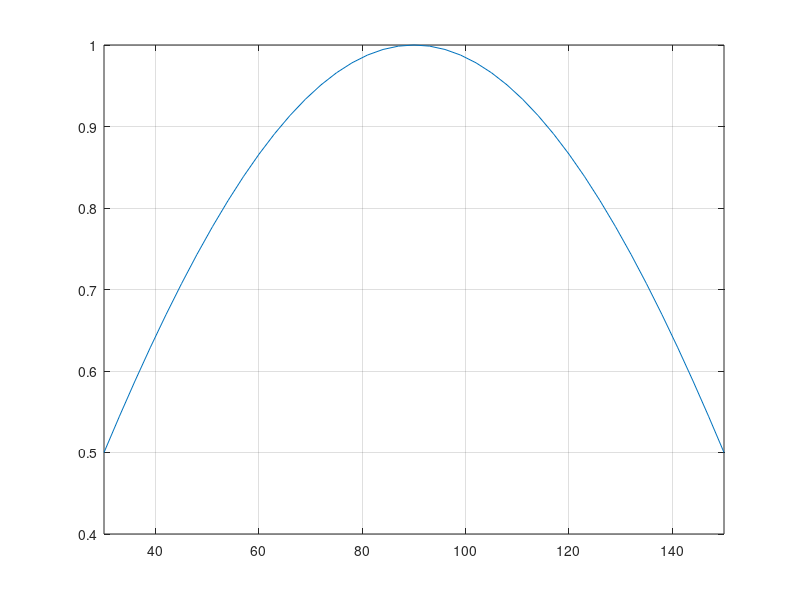

The MATLAB script that drew this image: (Note: this script raises an error after producing the figure.)
%%

t = 30:3:150;
x = sind(t);

figure;
plot(t, x);
xlim([30 150])
grid on

%%
phi_min = 30;
delta_phi = 3;

x = 128.7;

c = floor((x - phi_min) / delta_phi);

phi_a = phi_min + c * delta_phi;
phi_b = phi_a + delta_phi;

percentages = [phi_a phi_b; 1 1] \ [x*100; 100]

%%
clear; clc; close all;

DOA = FunctionsOfDOA();
coef = 0.5; % unit distance between sensors divided by the wavelength of the signal

sensor_locations = [0 1 4 7 9];
M = length(sensor_locations);

doa = 60; doa2 = 100; n = 2; % # of sources
a1 = exp(1i * 2 * pi * coef * sensor_locations.' * cosd(doa));
a2 = exp(1i * 2 * pi * coef * sensor_locations.' * cosd(doa2));
N = 100; % # of snapshots
SNR = 0; % dB

s = DOA.Source_Generate(2, N);
v = DOA.Noise_Generate(SNR, M, N);
A = DOA.Array_Manifold(coef, sensor_locations, [doa doa2]);

y = A * s + v;

angles = 0:0.5:180;

% Conventional Beamformer
power_pattern = zeros(1, length(angles));
for i = 1:length(angles)
    h = exp(1i * 2 * pi * coef * sensor_locations.' * cosd(angles(i)));
    power_pattern(i) = abs(h' * (y * y') * h);
end
power_pattern = power_pattern / max(power_pattern);
% tt = angles;
% [out1, out2] = findpeaks(10 * log10(power_pattern))
figure;
plot(angles, 10 * log10(power_pattern));
hold on

CBF(angles, sensor_locations, y, doa)

% Capon
Ry = y * y'; % covariance matrix
power_pattern2 = zeros(1, length(angles));
for i = 1:length(angles)
    a_ = exp(1i * 2 * pi * coef * sensor_locations.' * cosd(angles(i)));
    h = (inv(Ry) * a_) / (a_' * inv(Ry) * a_);
    power_pattern2(i) = abs(h' * (y * y') * h);
end
power_pattern2 = power_pattern2 / max(power_pattern2);
plot(angles, 10 * log10(power_pattern2));

% MUSIC
[eig_vecs, ~] = eig(Ry); % eigen decomposition of the covariance matrix
G = eig_vecs(:, 1:M-n);  % noise space
spec = zeros(1, length(angles));
for j = 1:length(angles)
    a_ = exp(1i * pi * sensor_locations.' * cos(angles(j) * pi / 180));
    spec(j) = 1/abs(a_' * (G * G') * a_);
end
spec = spec / max(spec);
plot(angles, 10 * log10(spec))
title("Minimum Redundant Array Processing")
xlim([0 180])
xlabel("phi (degree)")
legend("Conventional", "Capon", "Music")
grid on

%%
clear; clc; close all;
addpath('D:\D\Alp\Master ODTÜ\Thesis\DOA\Codes\Direction-of-Arrival');
DOA = FunctionsOfDOA();

s = DOA.Source_Generate(2, 100);
cov(s(1,:), s(2,:))

%%
clear; clc; close all;

L = 100;
n = 0:L-1;
f1 = 200;
f2 = 250;
fs = 4 * max(f1, f2);
% t = 0:6;
x = exp(1i * 2 * pi * (f1 / fs) * n);
y = exp(1i * 2 * pi * (f2 / fs) * n);

v = [var(x); var(y)]
C = cov(x, y)
%% 
% x = zeros(1, length(t));
% x(1:5) = 1;
X = fft(x);
figure;
plot(n, x, '*');
figure;
plot(n, abs(X), '*')

%% 
clear; clc; close all;

w=[0:0.01:2*pi];
k=[0:2*pi/10:2*pi];
Xw = exp(-j*2*w).*sin(5*w/2)./sin(w/2);
Xk = exp(-j*2*k).*sin(5*k/2)./sin(k/2);
plot(w,abs(Xw))
hold
stem(k,abs(Xk),'r')
figure
plot(w,angle(Xw))
hold
stem(k,angle(Xk),'r')
%%
clear; clc; close all;

DOA = FunctionsOfDOA();

sensor_locations = [0 1 4 7 9];
M = length(sensor_locations);
N = sensor_locations(M) + 1;

K = 2;
L = 100;
phi_min = 30;
phi_max = 150;
delta_phi = 1;  % angle resolution

doa = (-2 * delta_phi) * ones(1, K);
i = 1;
while true
    temp_angle = phi_min + rand * (phi_max - phi_min);
    temp_array = abs(doa - temp_angle);
    if any(temp_array < delta_phi)
        i = i - 1;
    else
        doa(i) = temp_angle;
    end
    if i == K
        break
    end
    i = i + 1;
end
doa = sort(doa);

doa = round(doa);

A = DOA.Array_Manifold(0.5, sensor_locations, doa);
s = DOA.Source_Generate(K, L);
SNR_dB = 30 * rand;     % min = 0 dB, max = 30 dB
n = DOA.Noise_Generate(SNR_dB, M, L);
y = A * s + n;
R = (1 / L) * (y * y');

z = R(:);
[z1, M_v] = DOA.Rearrange_According_to_Sensor_Locations(z, sensor_locations);
R_z1 = zeros(M_v);
for i = 1:M_v
    z1_i = z1(i:i + M_v - 1);
    R_z1 = R_z1 + (1 / M_v) * (z1_i * z1_i');
end



%% 
clear; clc; close all;

DOA = FunctionsOfDOA();

sensor_locations = 0:63;
M = length(sensor_locations);

doa = 30:0.5:150;
A = DOA.Array_Manifold(0.5, 0:63, doa);
A = DOA.khatri_rao(conj(A), A);
% One = (1 / M) * abs(A(:, 1)' * A(:, 1))
% Zero = (1 / M) * abs(A(:, 1)' * A(:, 2))
I = (1 / M^2) * (A' * A);

L = 1000;
s = DOA.Source_Generate(2, L);
Rs = (1 / L) * (s * s')

%% 
clear; clc; close all;

DOA = FunctionsOfDOA();

sensor_locations = 0:7;
M = length(sensor_locations);

doa = [83 94];
K = length(doa);
SNR_dB = 20;
L = 20; % #of snapshots

A = DOA.Array_Manifold(0.5, sensor_locations, doa);
s = DOA.Source_Generate(K, L);
n = DOA.Noise_Generate(SNR_dB, M, L);

y = A * s + n;
R = (1 / L) * (y * y');

re_R = real(R);
im_R = imag(R);

figure;
imagesc(re_R);
axis equal tight;
colorbar;
title('Re(Original)');

figure;
imagesc(im_R);
axis equal tight;
colorbar;
title('Im(Original)');

%%

sensor_locations = 0:63;
M = length(sensor_locations);

doa = [83 94];
K = length(doa);
SNR_dB = 20;
L = 20; % #of snapshots

A = DOA.Array_Manifold(0.5, sensor_locations, doa);
s = DOA.Source_Generate(K, L);
n = DOA.Noise_Generate(SNR_dB, M, L);

y = A * s + n;
R = (1 / L) * (y * y');

re_R = real(R);
im_R = imag(R);

figure;
imagesc(re_R);
axis equal tight;
colorbar;
title('Re(Desired)');

figure;
imagesc(im_R);
axis equal tight;
colorbar;
title('Im(Desired)');

%%
c = R(:);
R_desired = toeplitz(R);
re_desired = real(R_desired);
im_desired = imag(R_desired);

figure;
imagesc(re_desired);
axis equal tight;
colorbar;
title('Re(Desired)');

figure;
imagesc(im_desired);
axis equal tight;
colorbar;
title('Im(Desired)');
%% 
clear; clc; close all;
load data_6_sensors_3

figure; hold on; grid on;
xlabel('angles (degrees)');
ylabel('Spatial Spectrum (dB)');
title('Spatial Spectra');
plot(angles, 10 * log10(das_ULA));
plot(angles, 10 * log10(capon_ULA));
plot(angles, 10 * log10(music_ULA));
legend('Delay-and-Sum', 'Capon', 'MUSIC');

figure; hold on; grid on;
xlabel('angles (degrees)');
ylabel('Spatial Spectrum (dB)');
title('Spatial Spectra');
plot(angles, 10 * log10(das_ULA));
plot(angles, 10 * log10(capon_ULA));
plot(angles, 10 * log10(music_ULA));
plot(angles, 10 * log10(ss_music_MRA));
legend('Delay-and-Sum', 'Capon', 'MUSIC', 'SS-MUSIC');

%%
clear; clc; close all;

DOA = FunctionsOfDOA();
coef = 0.5; % unit distance between sensors divided by the wavelength of the signal

% M = 24;     % # of sensor locations
coef = 0.5; % distance between sensor locations divided by wavelength of signal
% h_loc = zeros(M, 1);
% h_loc([1 2 5 11 17 19 22 24]) = 1; % locations where there are sensors
sensor_locations = [1 2 5 11 17 19 22 24] - 1;
M = length(sensor_locations);

doa = 60; doa2 = 110; n = 2; % # of sources
a1 = exp(1i * 2 * pi * coef * sensor_locations.' * cosd(doa));
a2 = exp(1i * 2 * pi * coef * sensor_locations.' * cosd(doa2));
N = 1000; % # of snapshots
SNR = 10; % dB

s = DOA.Source_Generate(2, N);
v = DOA.Noise_Generate(SNR, M, N);
A = DOA.Array_Manifold(coef, sensor_locations, [doa doa2]);

y = A * s + v;

angles = 0:0.5:180;

% Conventional Beamformer
power_pattern = zeros(1, length(angles));
for i = 1:length(angles)
    h = exp(1i * 2 * pi * coef * sensor_locations.' * cosd(angles(i)));
    power_pattern(i) = abs(h' * (y * y') * h);
end
power_pattern = power_pattern / max(power_pattern);
figure;
plot(angles, 10 * log10(power_pattern));
hold on

% Capon
Ry = y * y'; % covariance matrix
power_pattern2 = zeros(1, length(angles));
for i = 1:length(angles)
    a_ = exp(1i * 2 * pi * coef * sensor_locations.' * cosd(angles(i)));
    h = (inv(Ry) * a_) / (a_' * inv(Ry) * a_);
    power_pattern2(i) = abs(h' * (y * y') * h);
end
power_pattern2 = power_pattern2 / max(power_pattern2);
plot(angles, 10 * log10(power_pattern2));

% MUSIC
[eig_vecs, ~] = eig(Ry); % eigen decomposition of the covariance matrix
G = eig_vecs(:, 1:M-n);  % noise space
spec = zeros(1, length(angles));
for j = 1:length(angles)
    a_ = exp(1i * pi * sensor_locations.' * cos(angles(j) * pi / 180));
    spec(j) = 1/abs(a_' * (G * G') * a_);
end
spec = spec / max(spec);
plot(angles, 10 * log10(spec))
title("Minimum Redundant Array Processing")
xlim([0 180])
xlabel("phi (degree)")
legend("Conventional", "Capon", "Music")
grid on

%%
clear; clc; close all;

DOA = FunctionsOfDOA();
coef = 0.5; % unit distance between sensors divided by the wavelength of the signal

% M = 24;     % # of sensor locations
coef = 0.5; % distance between sensor locations divided by wavelength of signal
% h_loc = zeros(M, 1);
% h_loc([1 2 5 11 17 19 22 24]) = 1; % locations where there are sensors
sensor_locations = 0:5;
M = length(sensor_locations);

doa = 60; doa2 = 110; n = 2; % # of sources
a1 = exp(1i * 2 * pi * coef * sensor_locations.' * cosd(doa));
a2 = exp(1i * 2 * pi * coef * sensor_locations.' * cosd(doa2));
N = 1000; % # of snapshots
SNR = 10; % dB

s = DOA.Source_Generate(2, N);
v = DOA.Noise_Generate(SNR, M, N);
A = DOA.Array_Manifold(coef, sensor_locations, [doa doa2]);

y = A * s + v;

angles = 0:0.5:180;

% Conventional Beamformer
power_pattern = zeros(1, length(angles));
for i = 1:length(angles)
    h = exp(1i * 2 * pi * coef * sensor_locations.' * cosd(angles(i)));
    power_pattern(i) = abs(h' * (y * y') * h);
end
power_pattern = power_pattern / max(power_pattern);
figure;
plot(angles, 10 * log10(power_pattern));
hold on

% Capon
Ry = y * y'; % covariance matrix
power_pattern2 = zeros(1, length(angles));
for i = 1:length(angles)
    a_ = exp(1i * 2 * pi * coef * sensor_locations.' * cosd(angles(i)));
    h = (inv(Ry) * a_) / (a_' * inv(Ry) * a_);
    power_pattern2(i) = abs(h' * (y * y') * h);
end
power_pattern2 = power_pattern2 / max(power_pattern2);
plot(angles, 10 * log10(power_pattern2));

% MUSIC
[eig_vecs, ~] = eig(Ry); % eigen decomposition of the covariance matrix
G = eig_vecs(:, 1:M-n);  % noise space
spec = zeros(1, length(angles));
for j = 1:length(angles)
    a_ = exp(1i * pi * sensor_locations.' * cos(angles(j) * pi / 180));
    spec(j) = 1/abs(a_' * (G * G') * a_);
end
spec = spec / max(spec);
plot(angles, 10 * log10(spec))
title("Minimum Redundant Array Processing")
xlim([0 180])
xlabel("phi (degree)")
legend("Conventional", "Capon", "Music")
grid on
%%
clear; clc; close all;

snacd = SNACD(3, 2, 4);
doa = 90 - asind(0:0.2:0.4) - 5;
snacd = snacd.Set_Doa_Angles(doa);
snacd = snacd.Prepare_Array_Manifold();
snacd = snacd.Simulate(10, 1000, true);

% A_p1 = snacd.A_p1;
% Phi_2 = snacd.Phi_2;
% P = snacd.P;

% rhs = A_p1 * Phi_2^(1 - 2*P)
% PI = zeros(2*P);
% for i = 1:2*P
%     PI(i, end-i+1) = 1;
% end
% lhs = PI * conj(A_p1)

% ss = DOA.KR_MUSIC_SNACD(snacd.R, snacd.n, snacd.subarray1_locations, snacd.subarray2_locations, 0.5);
plot(0:0.5:180, 10*log10(snacd.Spatial_Spectrum_Music))

%% CS_Framework
clear; clc; close all;

DOA = FunctionsOfDOA();
coef = 0.5; % unit distance between sensors divided by the wavelength of the signal

input = [0 3 3];      % [nested_array M1 M2]
% input = [1 2 3];      % [coprime_array M1 M2]
% input = [2 4 3];      % [super_nested_array M1 M2]
% input = [3 4 4 3];    % [augmented_nested_array_1 M1 M2 L1]
% input = [4 10 10];      % [augmented_nested_array_2 M1 M2]
% input = [5 3 3];      % [nested_array_v2 M1 M2]
% input = [6 2 3 3];    % [sparse_nested_array_with_coprime_displacement_1 N M L]
% input = [7 1 2 3];    % [sparse_nested_array_with_coprime_displacement_2 N M L]

% M: # of sensors
if input(1) == 1 % coprime array
    M = 2 * input(2) - 1 + input(3);
elseif abs(6.5 - input(1)) < 1 % sparse nested array with coprime displacement
    M = 2 * input(4);
else
    M = sum(input(2:3));
end

sensor_locations = DOA.Sensor_Locations(input);             % sensor locations
% sensor_locations = [0 1 4 7 9];
% M = length(sensor_locations);
doa = 90 - asind(0:0.2:0.6) - 5;                            % source angles
% doa = [88 93 165];
snapshots = 100;                                              % # of snapshots
SNR_dB = 15;                                                 % signal to noise ratio in decibels
C = DOA.Mutual_Coupling(200, 0.1, M, sensor_locations);     % mutual coupling

n = length(doa);                                        % number of sources
s = DOA.Source_Generate(n, snapshots);                  % source signals
v = DOA.Noise_Generate(SNR_dB, M, snapshots);           % noise
A = DOA.Array_Manifold(coef, sensor_locations, doa);    % Array Manifold

y = C * A * s + v;
angles = 0:1:180;
A = DOA.Array_Manifold(coef, sensor_locations, angles);

%% On-Grid

CS = CS_Framework(y, A);
CS = CS.Steepest_Descent_DOA([1 min(1/snapshots, 0.1)]);
if snapshots ~= 1
    x = var(CS.Sg.').';
    x = abs(x);
else
    x = abs(CS.Sg);
end
x = x / max(x);
figure; plot(angles, 10*log10(x)); title('CS1');

Ry = (1/snapshots) * (y * y');
z = Ry(:);
A_d = DOA.khatri_rao(conj(A), A);
I = eye(M); I = I(:);
CS2 = CS_Framework_Utilizing_Difference_Coarray(z, [A_d I], [1 1]);
% CS2 = CS2.Steepest_Descent_DOA([1 min(1/snapshots, 0.1)]);
CS2 = CS2.Steepest_Descent_DOA();
x = abs(CS2.sg(1:end-1));
x = x / max(x);
figure; plot(angles, 10*log10(x)); title('CS2');

[z1, ~] = DOA.Rearrange_According_to_Sensor_Locations(z, sensor_locations);
[A1, ~] = DOA.Rearrange_According_to_Sensor_Locations(A_d, sensor_locations);
uDOF = length(z1);
M_v = 0.5 * (uDOF + 1);
I = zeros(uDOF, 1); I(M_v) = 1;
CS3 = CS_Framework_Utilizing_Difference_Coarray(z1, [A1 I], [1 1]);
% CS3 = CS3.Steepest_Descent_DOA([1 min(1/snapshots, 0.1)]);
CS3 = CS3.Steepest_Descent_DOA();
x = abs(CS3.sg(1:end-1));
x = x / max(x);
figure; plot(angles, 10*log10(x)); title('CS3');

z2 = [z1(1:M_v-1); z1(M_v+1:end)];
A2 = [A1(1:M_v-1, :); A1(M_v+1:end, :)];
CS4 = CS_Framework_Utilizing_Difference_Coarray(z2, A2, [1 2]);
CS4 = CS4.Steepest_Descent_DOA();
x = abs(CS4.sg);
% x = x / max(x);
% figure; plot(angles, 10*log10(x)); title('CS4');
figure; plot(angles, x); title('CS4');

%% Off-Grid

L = -1i * 2 * pi * coef * diag(sind(angles));
D = diag(sensor_locations);
B = D * A * L; % B: Derivative of A

CS_Off = CS_Off_Grid_Framework(y, A, B);
CS_Off = CS_Off.Steepest_Descent_DOA([0.05 0.05]);
if snapshots ~= 1
    x = var(CS_Off.Sg.').';
    x = abs(x);
else
    x = abs(CS_Off.Sg);
end
x = x / max(x);
figure; plot(angles, 10*log10(x)); title('CS_Off');

%% Gridless-DOA

GD = Gridless_DOA();

T = (1/snapshots) * (y * y');
[GD, doa_angles_ivd, z, c] = GD.IVD(T, sensor_locations, n);
doa_angles_ivd

angles = 0:180;
spec = GD.D2(angles);
figure; plot(angles, abs(spec));
title('IVD using T');

[GD, doa_angles_ap_gridless] = GD.AP_Gridless(y, sensor_locations, n);
doa_angles_ap_gridless

spec = GD.D2(angles);
figure; plot(angles, abs(spec));
title('IVD using Y');

doa

%%

D = 600000;
for i = 1:D
    K = randi(N);
    k = zeros(N, 1);
    k(K) = 1;
    source_angles = (1 + rand(1, K)) * 60;
    source_angles = sort(source_angles);
    for j = 2:K
        if abs(source_angles(j) - source_angles(j-1))
            source_angles(j) = (1 + rand) * 60;
            source_angles = sort(source_angles);
            j = 2;
        end
    end
    A_ohm = Array_Manifold(sensor_locations, source_angles);
    s = Source_Generate(K, L);
    C = Mutual_Coupling(100, 0.1, M, sensor_locations);
    SNR_dB = (rand * 2 - 1) * 15;
    v = Noise_Generate(SNR_dB, M, L);
    y = C * A_ohm * s + v;
    R_ohm = (1/L) * (y * y');
    A = Array_Manifold(0:N-1, source_angles);
    Rs = (1/L) * (s * s');
    R = A * Rs * A';
    u = R(:, 1);

end

D = 600000;
for i = 1:D
    K = randi(N);
    k = zeros(N, 1);
    k(K) = 1;
    source_angles = (1 + rand(1, K)) * 60;
    source_angles = sort(source_angles);
    for j = 2:K
        if abs(source_angles(j) - source_angles(j-1))
            source_angles(j) = (1 + rand) * 60;
            source_angles = sort(source_angles);
            j = 2;
        end
    end
    A_ohm = Array_Manifold(sensor_locations, source_angles);
    s = Source_Generate(K, L);
    C = Mutual_Coupling(100, 0.1, M, sensor_locations);
    SNR_dB = (rand * 2 - 1) * 15;
    v = Noise_Generate(SNR_dB, M, L);
    y = C * A_ohm * s + v;
    R_ohm = (1/L) * (y * y');

    % here we do something that is not important
end










function doa_est = CBF(angles, sensor_locations, y, doa)
spec = zeros(1, length(angles));
for i = 1:length(angles)
    h = exp(1i * pi * sensor_locations.' * cosd(angles(i)));
    spec(i) = abs(h' * (y * y') * h);
end
spec = 10 * log10(spec);
[mags, inds] = findpeaks(spec);
doa_est = zeros(2, 1);
[~, ind] = max(mags);
idx = inds(ind);
doa_est(1) = angles(idx);
mags = [mags(1:ind-1) mags(ind+1:end)];
inds = [inds(1:ind-1) inds(ind+1:end)];
[~, ind] = max(mags);
idx = inds(ind);
doa_est(2) = angles(idx);

[~, ind] = min(abs(doa - doa_est(1)));
if ind == 2
    doa = doa(2:-1:1);
end

if rmse(doa, [doa_est(1) doa_est(1)]) < rmse(doa, doa_est)
    doa_est = [doa_est(1) doa_est(1)];
end
end



